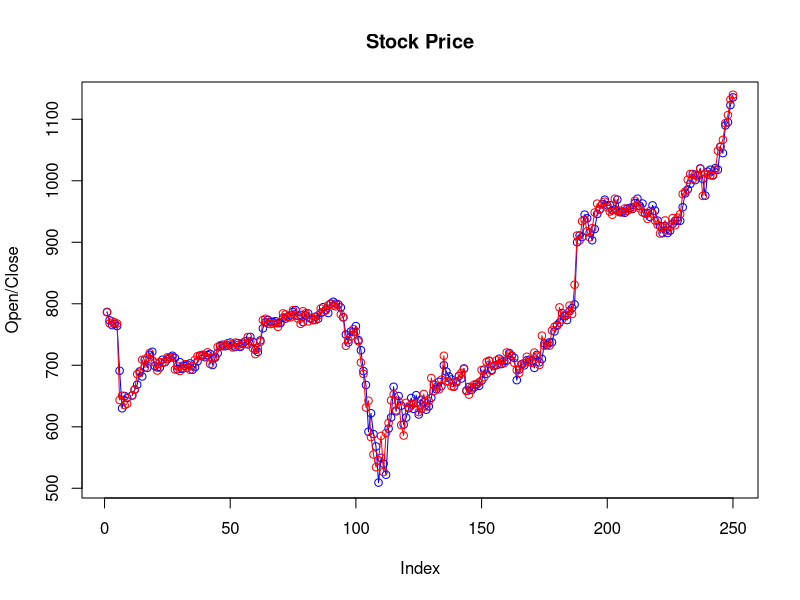

The R source for this figure:
# Title     : TODO
# Objective : TODO
# Created by: KIIT
# Created on: 13-10-2020

data <- read.csv('Lab8/data.csv')
data[data == "null"] <- NA
png('Lab8/infosys.jpg')
plot(data$Open,type = "o", col = "blue", xlab = "Index", ylab = "Open/Close",main = "Stock Price")
lines(data$Close, type = "o", col ="red")
dev.off()